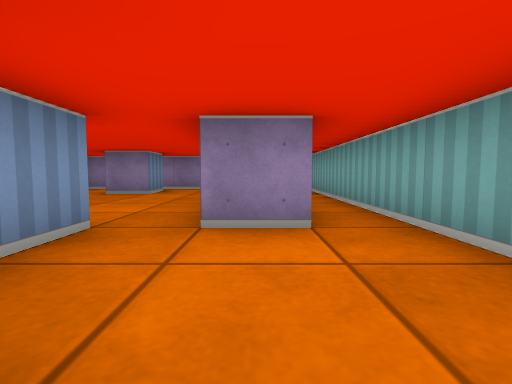
view 1 (above)

16 first-person views from a walk through a cub3D maze. The camera is about half as high as the walls, tilts 4° down and sees 85° across. The floor is counted in squares. Each view is taken from the middle of a square. On the plan, view 1 faces up. The plan holds only what a view shows up to about 9 squares ahead; the rest is blank.

view 2
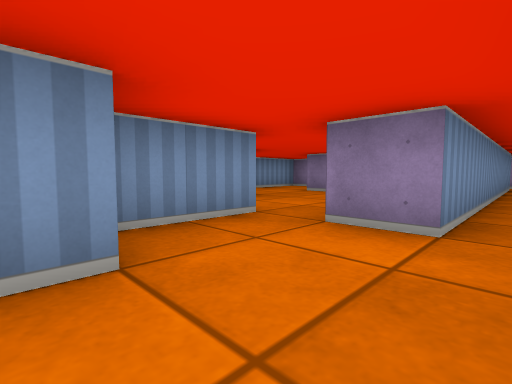

view 3
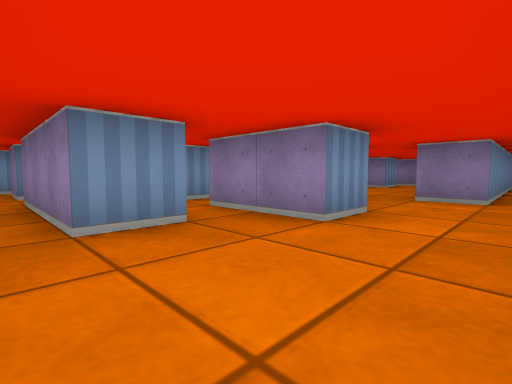

view 4
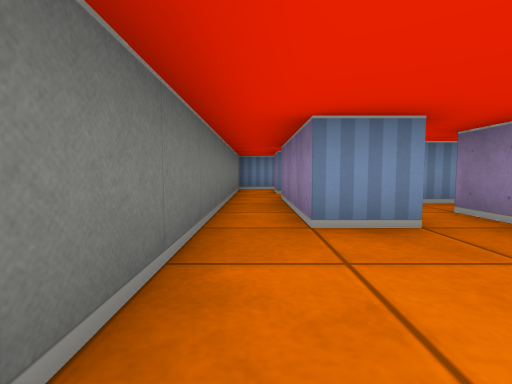

view 5
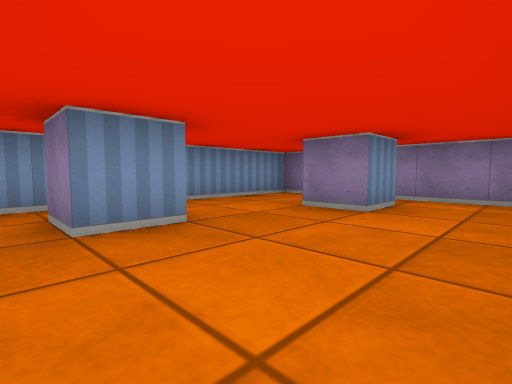

view 6
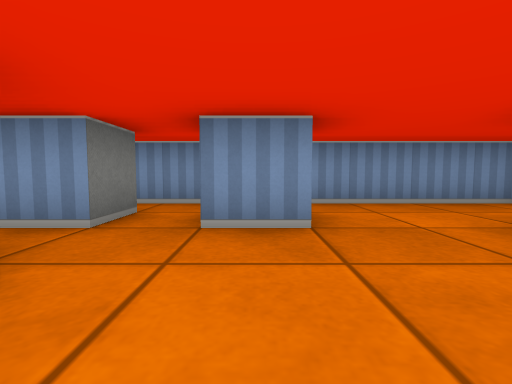

view 7
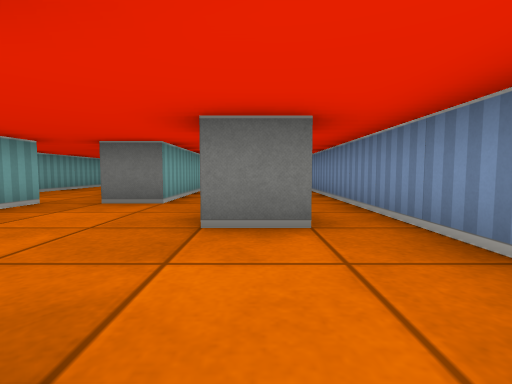

view 8
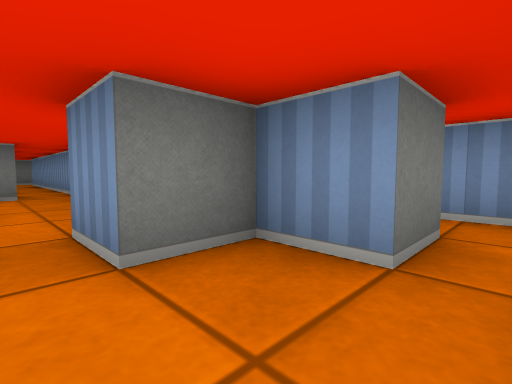

view 9
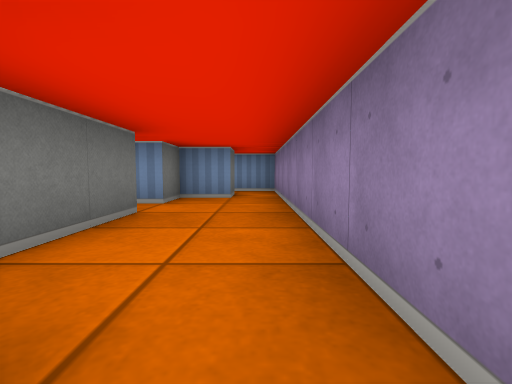

view 10
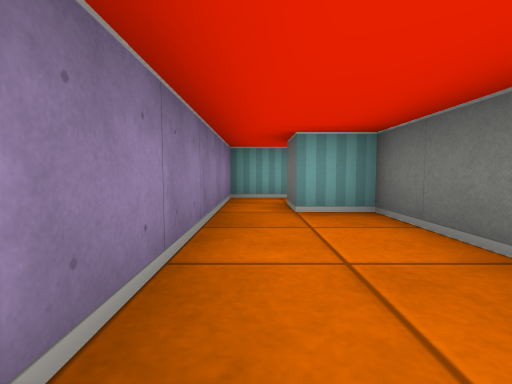

view 11
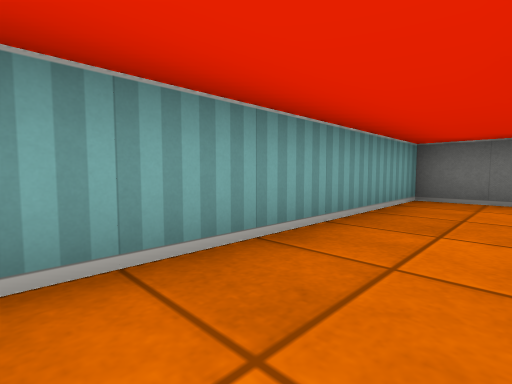

view 12
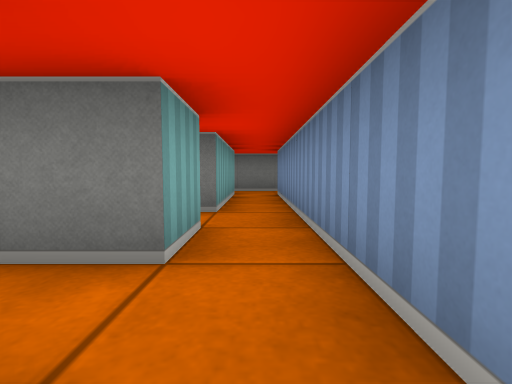

view 13
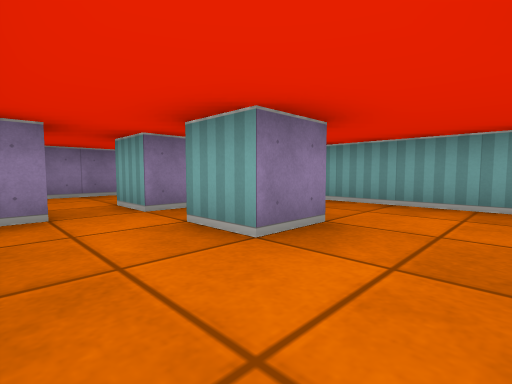

view 14
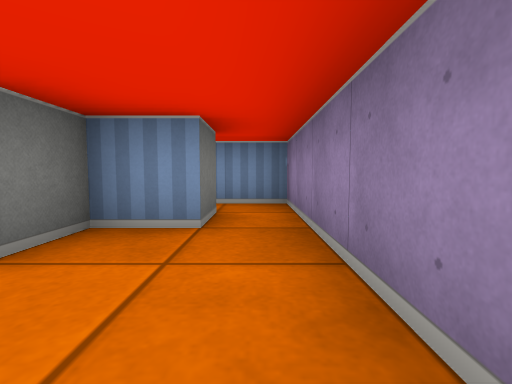

view 15
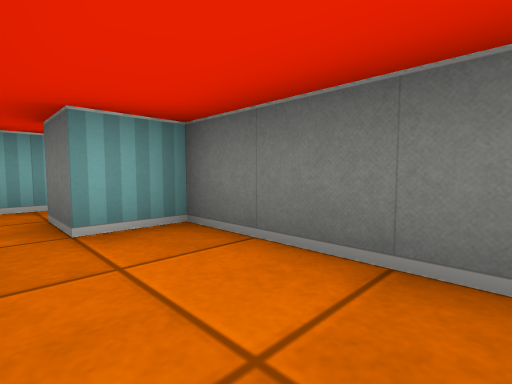

view 16
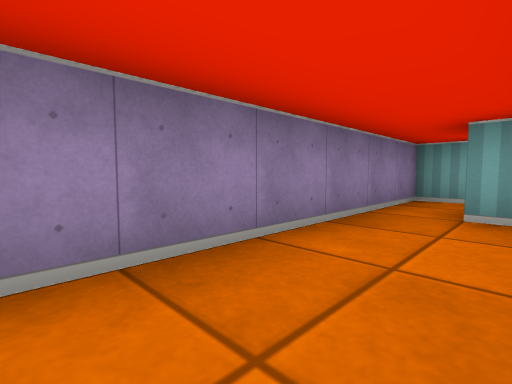

### Floor plan
Key: @ floor where view 1 was taken; # wall or solid block; . floor.
Columns run from 8 left of view 1 to 2 right of it. Each row starts with its distance up from view 1.
 12 ###########
 11 #.........#
 10 #.#.....#.#
  9   ##.####.#
  8   #.....#.#
  7   #..#..#.#
  6   #.....#.#
  5   #.....#.#
  4   #.#...#.#
  3   #.....#.#
  2   #.#.#...#
  1   #...#...#
  0   #.#.##@.#
 -1   #.#.....#
 -2 # #.###...#
 -3 #.........#
 -4 ###########

Positions as (right, up) in squares from view 1, and headings:
1: (0, 0), facing up
2: (1, 0), facing up-left
3: (1, -3), facing up-left
4: (1, -3), facing left
5: (-1, 3), facing up-left
6: (-1, 4), facing left
7: (-4, 7), facing down
8: (-4, 11), facing down-left
9: (0, 11), facing left
10: (-4, 11), facing right
11: (0, 2), facing down-right
12: (-5, 4), facing down
13: (-5, 5), facing up-right
14: (-3, 11), facing left
15: (-3, 11), facing down-right
16: (-4, 10), facing up-right
